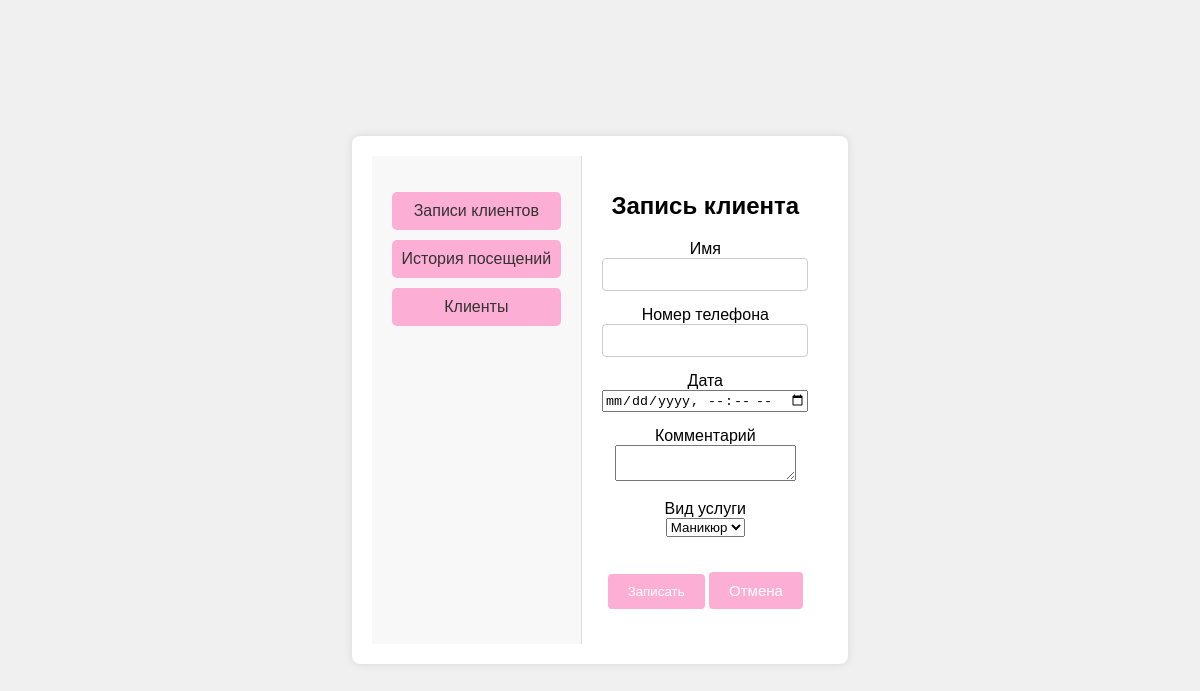
Before: /admin/record/2/2 with the older database file.
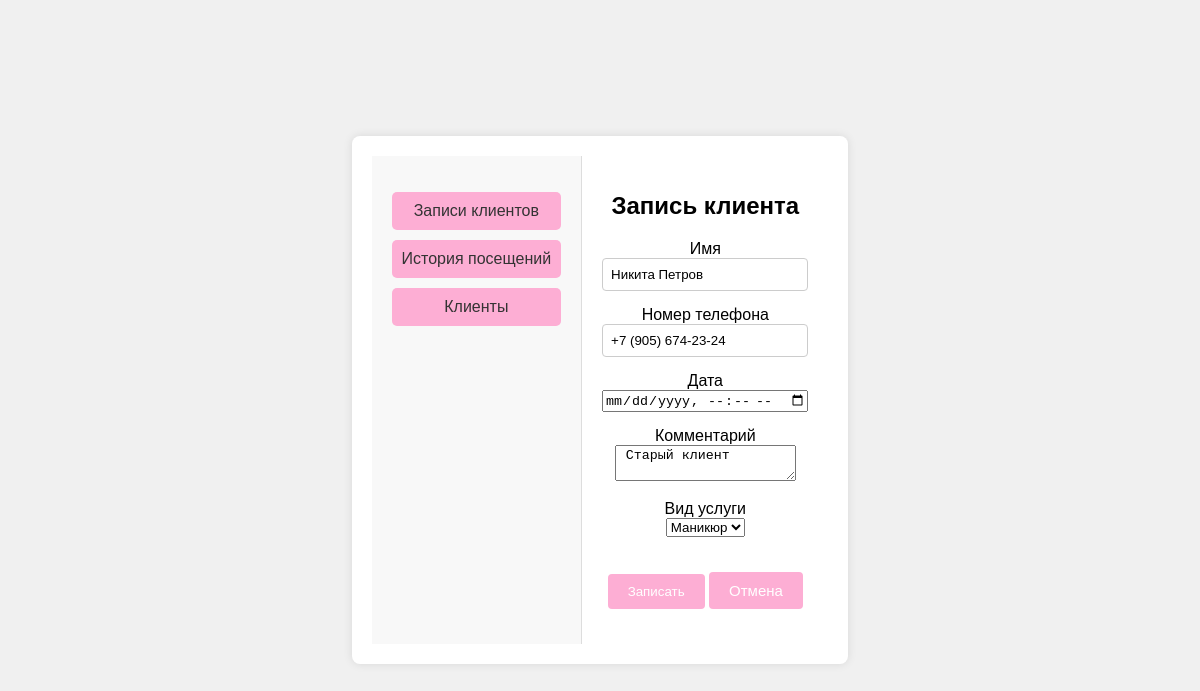
After: the same page with the newer database file.
### models/Client.py (models this page shows)
class Client(Base):
    __tablename__='clients'
    id=Column(Integer,primary_key=True,autoincrement=True)
    name=Column(String)
    email=Column(String,nullable=True)
    phone=Column(String)
    avatar=Column(String,nullable=True)
    comment=Column(String,nullable=True,default="Отсутствует")
    master_id=Column(Integer,ForeignKey('masters.id', ondelete='SET NULL'))
    master= relationship('Master',back_populates='clients')
    record = relationship('Record',back_populates='client')

### views/admin.py (the view)
@app.route(base_path+"/record/<int:master_id>/<int:client_id>")
def record(master_id,client_id):
    services=session.query(Service).all()
    master=session.query(Master).filter_by(id=master_id).first()
    client=None
    if client_id>0:
         client=session.query(Client).filter_by(id=client_id).first()
    return custom_render("/record",master=master,client=client,services=services)

### views/admin.py (called while the page is built)
def custom_render(template_name, **kwargs):
    return render_template(base_path + template_name+'.html', **kwargs)

### templates/admin/record.html
{% extends 'admin/base.html' %}
{% block header %}  <h1>Запись клиента</h1> {% endblock %}
{% block content %}
<form method="post" action="{{ url_for('booking',admin_id=master.id) }}">
    <div>
        <label for="name">Имя</label><br>
        <input type="text" id="name" name="name" value="{{client.name}}"   required>
    </div>
    <div>
        <label for="phone">Номер телефона</label><br>
        <input type="text" id="phone" name="phone"  value="{{client.phone}}" required>
    </div>
    <div>
        <label for="date">Дата</label><br>
        <input type="datetime-local" id="date" name="date">
    </div>
    <div>
        <label for="comment"> Комментарий</label><br>
        <textarea  id="comment" name="comment"> {{ client.comment }} </textarea>
    </div>
    <div>
        <label for="service">Вид услуги</label><br>
        <select id="service" name="service_name">
                {% for type in services%}
                 <option >{{type.name}}</option>
                {% endfor %}
        </select>
    </div>
    <div>
        <input type="submit" value="Записать">
        <a class="cancel" href="{{ url_for('profile_admin',admin_id=master.id) }}">Отмена</a>
    </div>
</form>
{% endblock %}

Changed rows visible on the page:
added Client: name "Никита Петров", phone "+7 (905) 674-23-24", comment "Старый клиент"
